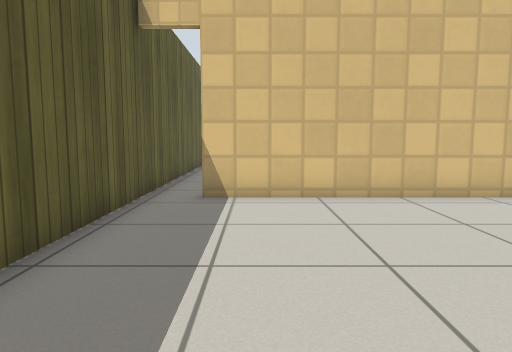
[1] (above)

12 first-person views from a walk through a world built for the Gazebo simulator. The camera is 0.72 m above the floor, tilts 6° down and sees 70° across. The floor is counted in squares, 0.5 m on a side. Each view is taken from the middle of a square. On the plan, view 1 faces up. The plan holds only what a view shows up to about 16 squares ahead; the rest is blank. Gazebo's built-in surfaces are drawn with simple patterns.

[2]
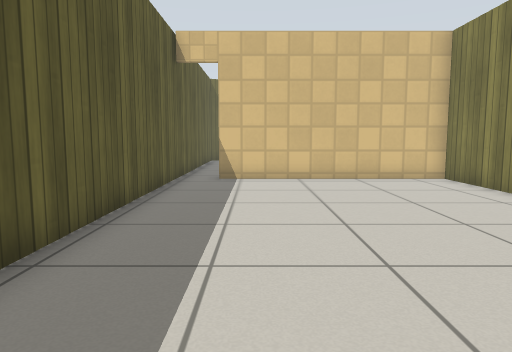

[3]
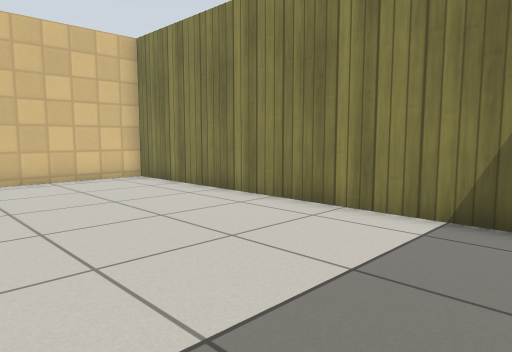

[4]
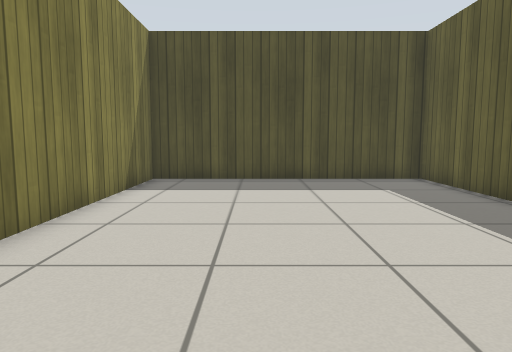

[5]
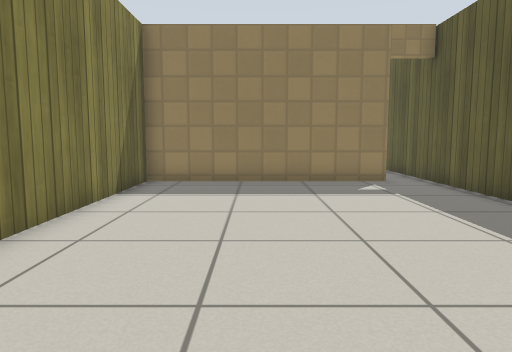

[6]
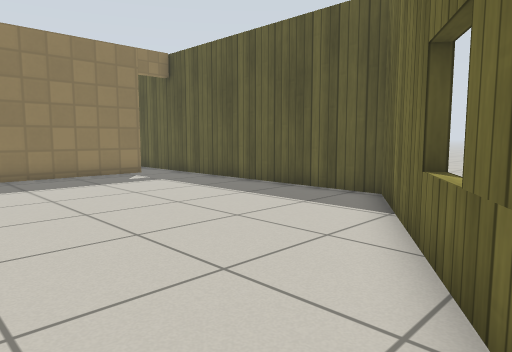

[7]
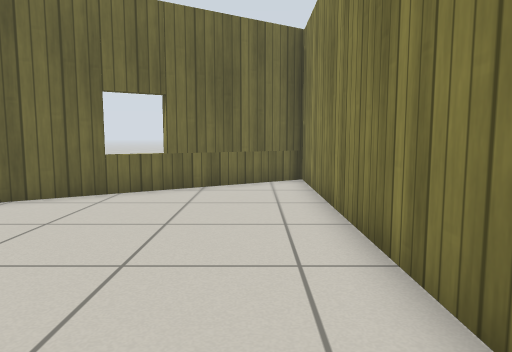

[8]
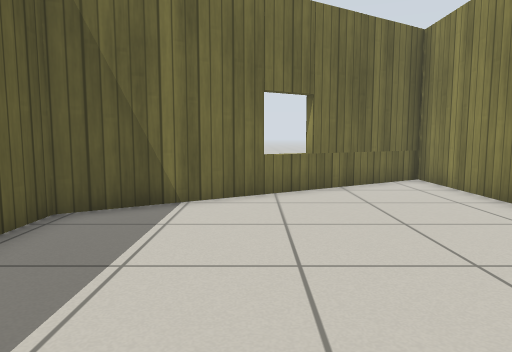

[9]
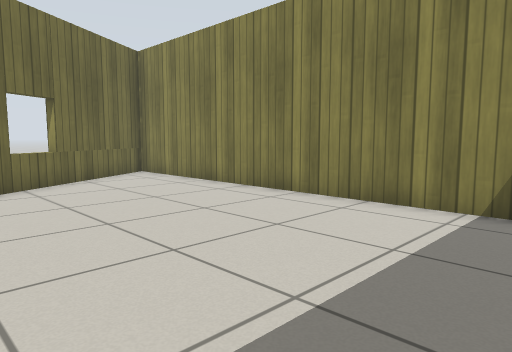

[10]
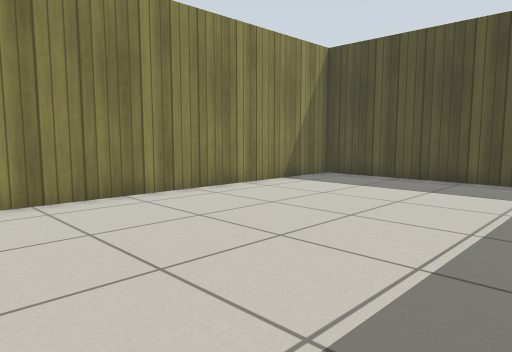

[11]
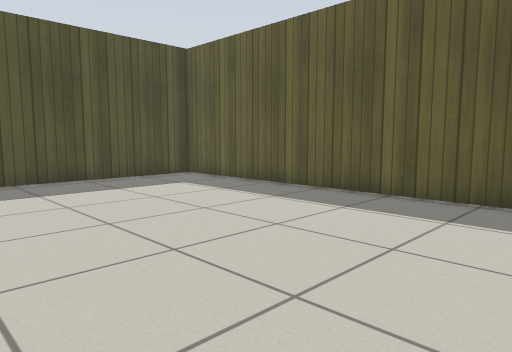

[12]
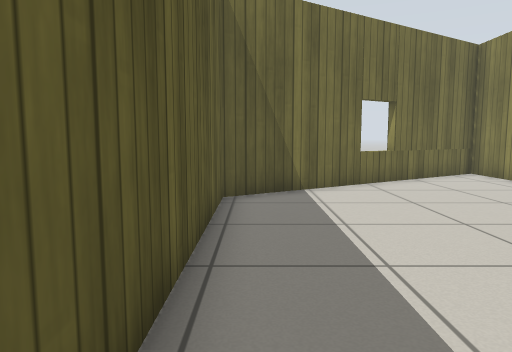

### Floor plan
Points are (right, up) in squares from view 1. A wall is a line through its corners. A room is listed if a view was taken in it or the views show most of it. See-through windows are left out.
Room 1 (views 1, 2, 3, 4, 10, 11)
walls: (-2.8, 9) (-2.8, -4.7) (6.6, -4.7) (6.6, 8.7) (-1.4, 8.7)
ways out: open door at (-2, 9) to room 2
Room 2 (views 5, 6, 7, 8, 9, 12)
walls: (-1.4, 9) (6.6, 9) (6.6, 24.5) (-2.8, 18.7) (-2.8, 9)
ways out: open door at (-2, 9) to room 1

Positions as (right, up) in squares from view 1, and headings:
1: (0, 0), facing up
2: (0, -4), facing up
3: (0, -4), facing up-right
4: (3, 8), facing down
5: (3, 21), facing down
6: (6, 23), facing down-left
7: (5, 12), facing up
8: (1, 12), facing up
9: (-1, 10), facing up-right
10: (-2, 8), facing down-right
11: (6, 8), facing down-left
12: (-2, 10), facing up
